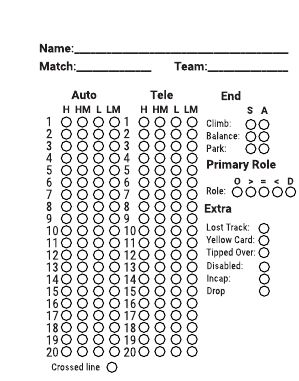
#> input picture ZodiacVision/sample.png, 299 x 381 px, given in place of the camera
$ python scan.py
#> lines starting #> are read from the running program, lines starting #| are printed output that depends on the picture; after the words box and inside, x2 and y2 are one past the last pixel; in counts of white or black regions, pixels touching at a corner belong together; long printed decimals are rounded
import cv2
import numpy as np


def order_points(pts):
    # initialzie a list of coordinates that will be ordered
    # such that the first entry in the list is the top-left,
    # the second entry is the top-right, the third is the
    # bottom-right, and the fourth is the bottom-left
    rect = np.zeros((4, 2), dtype="float32")
    # the top-left point will have the smallest sum, whereas
    # the bottom-right point will have the largest sum
    s = pts.sum(axis=1)
    rect[0] = pts[np.argmin(s)]
    rect[2] = pts[np.argmax(s)]
    # now, compute the difference between the points, the
    # top-right point will have the smallest difference,
    # whereas the bottom-left will have the largest difference
    diff = np.diff(pts, axis=1)
    rect[1] = pts[np.argmin(diff)]
    rect[3] = pts[np.argmax(diff)]
    # return the ordered coordinates
    return rect


def four_point_transform(image, pts):
    # obtain a consistent order of the points and unpack them
    # individually
    rect = order_points(pts)
    (tl, tr, br, bl) = rect
    # compute the width of the new image, which will be the
    # maximum distance between bottom-right and bottom-left
    # x-coordiates or the top-right and top-left x-coordinates
    widthA = np.sqrt(((br[0] - bl[0]) ** 2) + ((br[1] - bl[1]) ** 2))
    widthB = np.sqrt(((tr[0] - tl[0]) ** 2) + ((tr[1] - tl[1]) ** 2))
    maxWidth = max(int(widthA), int(widthB))
    # compute the height of the new image, which will be the
    # maximum distance between the top-right and bottom-right
    # y-coordinates or the top-left and bottom-left y-coordinates
    heightA = np.sqrt(((tr[0] - br[0]) ** 2) + ((tr[1] - br[1]) ** 2))
    heightB = np.sqrt(((tl[0] - bl[0]) ** 2) + ((tl[1] - bl[1]) ** 2))
    maxHeight = max(int(heightA), int(heightB))
    # now that we have the dimensions of the new image, construct
    # the set of destination points to obtain a "birds eye view",
    # (i.e. top-down view) of the image, again specifying points
    # in the top-left, top-right, bottom-right, and bottom-left
    # order
    dst = np.array([
        [0, 0],
        [maxWidth - 1, 0],
        [maxWidth - 1, maxHeight - 1],
        [0, maxHeight - 1]], dtype="float32")
    # compute the perspective transform matrix and then apply it
    M = cv2.getPerspectiveTransform(rect, dst)
    warped = cv2.warpPerspective(image, M, (maxWidth, maxHeight))
    # return the warped image
    return warped


cap = cv2.VideoCapture(0)
while True:
    _, image = cap.read()
#> image is the input picture: shape (381, 299, 3); mean B, G, R 232.8, 232.8, 232.9
    gray = cv2.cvtColor(image, cv2.COLOR_BGR2GRAY)
    blurred = cv2.GaussianBlur(gray, (5, 5), 0)
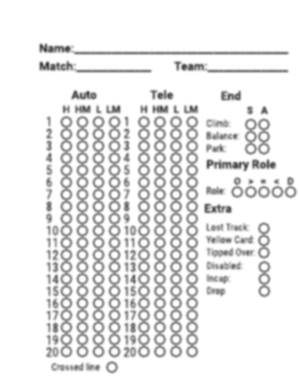
#> blurred: shape (381, 299); min 59, max 255, mean 232.8
    edged = cv2.Canny(blurred, 75, 200)
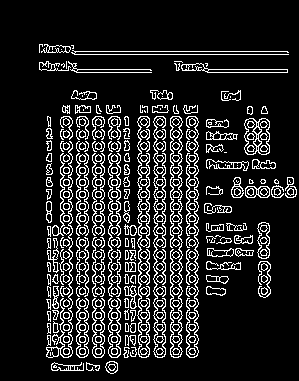
#> edged: shape (381, 299); 13.8% white in thin lines or dots, all inside (x1, y1, x2, y2) = (39, 44, 297, 374)
    cv2.imshow('image', image)
    cv2.imshow('main', edged)
    # find contours in the edge map, then initialize
    # the contour that corresponds to the document
    cnts, _ = cv2.findContours(edged.copy(), cv2.RETR_EXTERNAL,
                               cv2.CHAIN_APPROX_SIMPLE)
#> cnts = 342 contours, 84 with area under 20; largest, box (x1, y1, x2, y2) and area: (244, 118, 270, 155) 798, (181, 63, 288, 73) 386, (257, 222, 270, 259) 350, (245, 186, 270, 198) 236, (46, 141, 73, 358) 226
    docCnt = None
    # ensure that at least one contour was found
    if len(cnts) > 0:
        # sort the contours according to their size in
        # descending order
        cnts = sorted(cnts, key=cv2.contourArea, reverse=True)
        # loop over the sorted contours
        for c in cnts:
            # approximate the contour
            peri = cv2.arcLength(c, True)
            approx = cv2.approxPolyDP(c, 0.02 * peri, True)
            # if our approximated contour has four points,
            # then we can assume we have found the paper
            if len(approx) == 4:
                docCnt = approx


                paper = four_point_transform(image, docCnt.reshape(4, 2))
                warped = four_point_transform(gray, docCnt.reshape(4, 2))

                bg = cv2.dilate(warped, np.ones((9, 9), dtype=np.uint8))
                bg = cv2.GaussianBlur(bg, (5, 5), 1)
                src_no_bg = 255 - cv2.absdiff(warped, bg)

                thresh = cv2.threshold(src_no_bg, 0, 255,
                                       cv2.THRESH_BINARY_INV + cv2.THRESH_OTSU)[1]
                cv2.waitKey(1)
                cnts, _ = cv2.findContours(thresh.copy(), cv2.RETR_EXTERNAL,
                                           cv2.CHAIN_APPROX_SIMPLE)
                questionCnts = []
                # loop over the contours
                for c in cnts:
                    # compute the bounding box of the contour, then use the
                    # bounding box to derive the aspect ratio
                    (x, y, w, h) = cv2.boundingRect(c)
                    ar = w / float(h)
                    print(ar)
                    # in order to label the contour as a question, region
                    # should be sufficiently wide, sufficiently tall, and
                    # have an aspect ratio approximately equal to 1
                    if w >= 1 and h >= 1 and ar < 1.1 and ar > .8:
                        questionCnts.append(c)
                for cnt in questionCnts:
                    cv2.drawContours(warped, [cnt], -1, (255, 0, 0), 3)

                cv2.waitKey(1)
                break
#> this loop made 1 pass
#> (peri, docCnt) on pass 1: (138.5, [[246, 119], [245, 152], [268, 153], [269, 121]])
#| 1.1
#| 0.3636
#| 0.4545
#> pass 1, in four_point_transform, `warped = cv2.warpPerspective(image, M, (maxWidth, maxHeight))`:
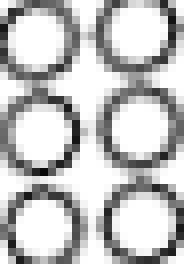
#> warped: shape (33, 23, 3) (shown 8 times larger); min 7, max 255, mean 193.3
#> pass 1, `thresh = cv2.threshold(src_no_bg, 0, 255, cv2.THRESH_BINARY_INV + cv2...`:
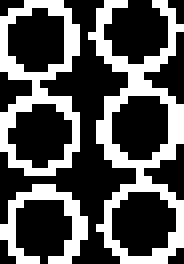
#> thresh: shape (33, 23) (shown 8 times larger); 33.5% white in thin lines or dots
